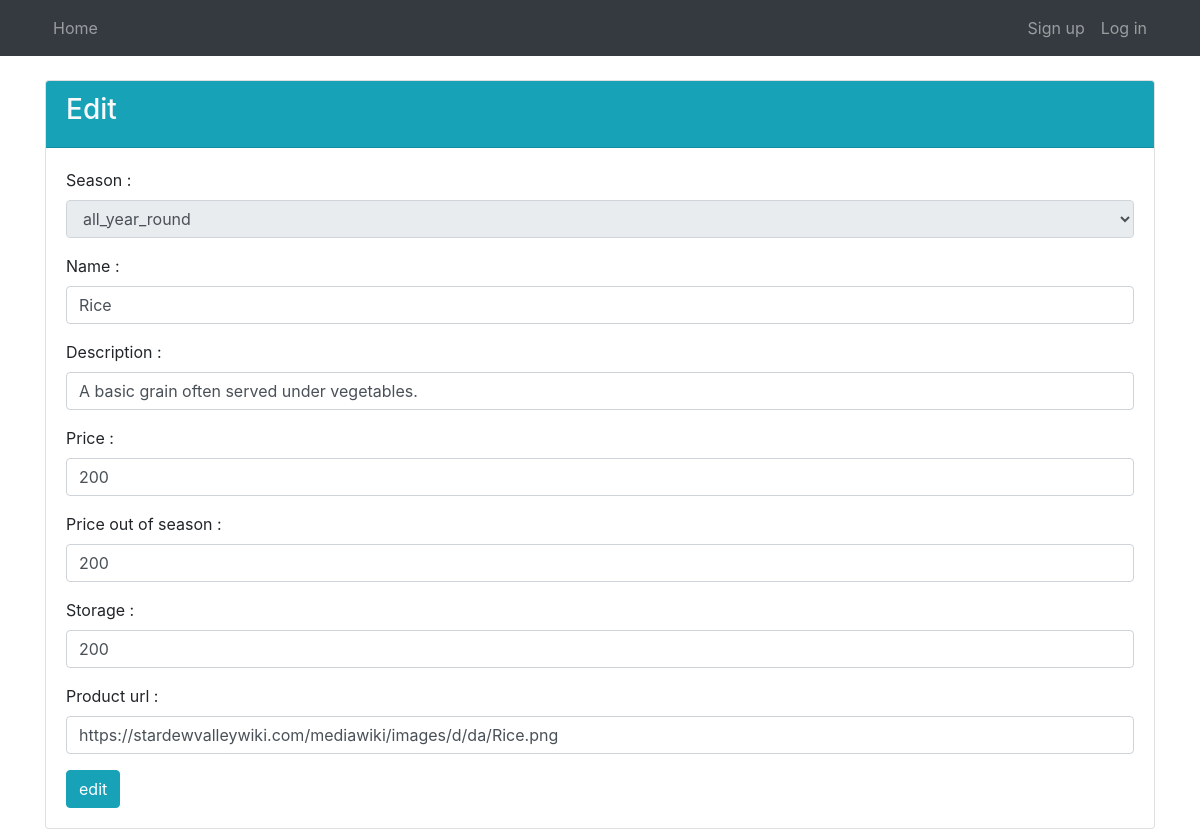
Page /stardew/edit.php?id=4 on the committed database.
### tables this page shows
CREATE TABLE `tbl_product` (
  `product_id` int(11) NOT NULL,
  `season` text NOT NULL,
  `product_name` text NOT NULL,
  `description` text NOT NULL,
  `price` int(11) NOT NULL,
  `price_out_season` int(11) NOT NULL,
  `storage` int(11) NOT NULL,
  `product_url` text NOT NULL
);

### stardew/edit.php (the view, shortened to what this page needs)
<!DOCTYPE html>
<html lang="th" dir="ltr">
  <head>
    <link rel="stylesheet" href="css/bootstrap.css">
  </head>
  <body>
    <?php include "navbar.php"; ?>
    <div class="container mt-4">
      <div class="row">
        <div class="col-12">
          <div class="card">
            <div class="card-header bg-info">
              <h3 class="text-light">Edit</h3>
            </div>
            <div class="card-body">
              <?php
                include "connect.php";
                $id = $_GET['id'];
                $sql = "SELECT * FROM tbl_product WHERE product_id='$id'";
                $result = $con->query($sql);
                $row = $result->fetch_assoc();
              ?>
              <form action="edit_script.php?id=<?php echo $row['product_id']; ?>" method="post">
                <div class="row">
                  <div class="col-12">
                    <label>Season :</label>
                    <select class="form-control" name="season" disabled value="<?php echo $row['season']; ?>">
                      <option>all_year_round</option>
                    </select>
                  </div>
                  <div class="col-12 mt-3">
                    <label>Name :</label>
                    <input class="form-control" type="text" name="name_edit" required value="<?php echo $row['product_name']; ?>">
                  </div>
                  <div class="col-12 mt-3">
                    <label>Description :</label>
                    <input class="form-control" type="text" name="des_edit" required value="<?php echo $row['description']; ?>">
                  </div>
                  <div class="col-12 mt-3">
                    <label>Price :</label>
                    <input class="form-control" type="text" name="price_edit" required value="<?php echo $row['price']; ?>">
                  </div>
                  <div class="col-12 mt-3">
                    <label>Price out of season :</label>
                    <input class="form-control" type="text" name="price_out_season_edit" required value="<?php echo $row['price_out_season']; ?>">
                  </div>
                  <div class="col-12 mt-3">
                    <label>Storage :</label>
                    <input class="form-control" type="text" name="storage_edit" required value="<?php echo $row['storage']; ?>">
                  </div>
                  <div class="col-12 mt-3">
                    <label>Product url :</label>
                    <input class="form-control" type="text" name="img_edit" required value="<?php echo $row['product_url']; ?>">
                  </div>
                  <div class="col-12 mt-3">
                    <button class="btn btn-info" type="submit" name="button">edit</button>
                  </div>
                </div>
              </form>
            </div>
          </div>
        </div>
      </div>
    </div>
  </body>
</html>

### rows in the picture
tbl_product: season "all_year_round", name_edit "Rice", des_edit "A basic grain often served under vegetables.", price_edit "200", price_out_season_edit "200", storage_edit "200", img_edit "https://stardewvalleywiki.com/mediawiki/images/d/da/Rice.png"
